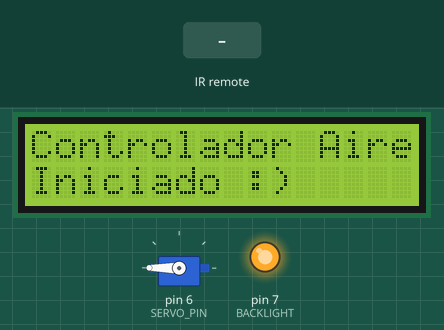
Simulated run of this sketch. Board: Arduino Uno, built with avr-gcc and run on an emulated ATmega328P. Shown: 16×2 character LCD, servo, output pins drawn as LEDs (lit = HIGH). Inputs (shaded band) come from the test bench. What the sketch prints to the serial monitor is not drawn.

Above: at 2.1 s.
At 4.2 s:
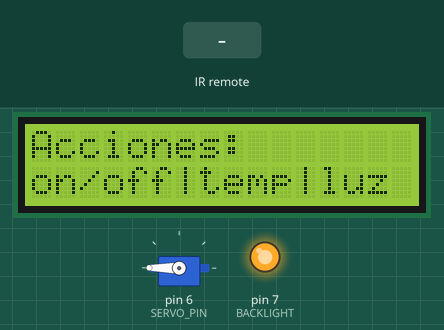
4.3 s: infrared code 0x45 received
At 4.9 s:
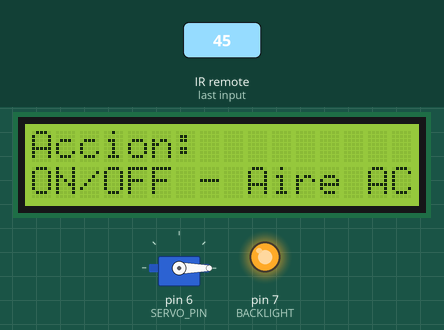
7.3 s: infrared code 0x16 received
At 8.2 s:
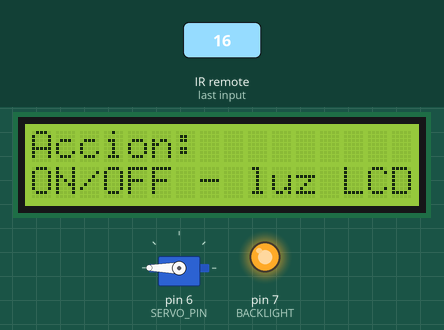
9.9 s: infrared code 0x47 received
At 11.5 s:
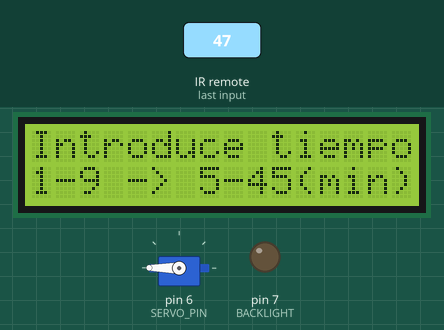
Timing chart, 0 to 13.0 s (numbered marks = the images above; inputs shaded):
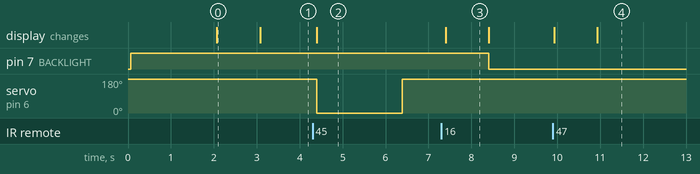

The sketch:

Controlador_aire.ino
```cpp
#include <Arduino.h>
#include <LiquidCrystal.h>
#include <IRremote.hpp>
#include <Servo.h>
#include <avr/sleep.h>


// Definiciones de pines
/*LCD*/
#define RS 8
#define EN 9
#define D4 10
#define D5 11
#define D6 12
#define D7 13
#define BACKLIGHT 7

/*Presests*/
#define CINCO_MINUTOS 12
#define DIEZ_MINUTOS 24
#define QUINCE_MINUTOS 94
#define VEINTE_MINUTOS 8
#define VEINTICINCO_MINUTOS 28
#define TREINTA_MINUTOS 90
#define TREINTA_Y_CINCO_MINUTOS 66
#define CUARENTA_MINUTOS 82
#define CUARENTA_Y_CINCO_MINUTOS 74
#define MULTIPLOS_5 25

/*IR*/
#define IR_PIN 14

/*Servo*/
#define SERVO_PIN 6

// Variables globales
LiquidCrystal lcd(RS, EN, D4, D5, D6, D7);
Servo motor;
int lectura = 0; // se mantine el valor de la última lectura y se inicializa apagado
bool luzTrasera = true;

void setup()
{

  // Inicializacion del puerto serie
  Serial.begin(9600);

  // Inicializacion del LCD
  lcd.begin(16, 2);
  lcd.print("Controlador Aire");
  lcd.setCursor(0, 1);
  lcd.print("Iniciando...");
  pinMode(BACKLIGHT, OUTPUT);
  digitalWrite(BACKLIGHT, luzTrasera);
  // Inicializacion del mando infrarrojos
  IrReceiver.begin(IR_PIN);
  pinMode(IR_PIN, INPUT);

  // Inicializacion del servo
  motor.attach(SERVO_PIN);
  motor.write(255);
  delay(1000);
  motor.detach();
  delay(1000);

  lcd.clear();
  lcd.print("Controlador Aire");
  lcd.setCursor(0, 1);
  lcd.print("Iniciado :)");
  delay(1000);
}

void loop()
{

  // put your main code here, to run repeatedly:
  if (haPasadoTiempoDesdeUltimaInvocacion(100, 0) && !motor.attached())
  {
    leerIR();
    lcd.clear();
    lcd.print("Acciones:");
    lcd.setCursor(0, 1);
    lcd.print("on/off|temp|luz");
  }
}

// Funcion que se encarga de comprobar si ha pasado un tiempo determinado desde la última invocación que se reutiliza con diferentes ids
int haPasadoTiempoDesdeUltimaInvocacion(unsigned long int tiempo, int id)
{
  static unsigned long int tiempoUltimaInvocacion[] = {0, 0, 0, 0}; // Array para almacenar el tiempo de la última invocación para cada id
  if (millis() - tiempoUltimaInvocacion[id] > tiempo)
  {
    tiempoUltimaInvocacion[id] = millis();
    return 1;
  }
  return 0;
}

int leerIR()
{
  if (IrReceiver.decode() > 0)
  {                                             // Sólo se hace algo si hay entrada en el receptor IR
    lectura = IrReceiver.decodedIRData.command; // Se lee el comando, entendemos que cualquier mando nos puede manejar
    // Si el protocolo es conocido
    Serial.print("El comando recibido en DEC es: ");
    Serial.println(lectura, DEC);
    manejarDispostivo(lectura);

    IrReceiver.resume(); // Se reinicia el receptor IR para la siguiente lectura
  }
  return lectura;
}

void manejarDispostivo(int comando)
{
  switch (comando)
  {
  case 69: // Encender y apagar
    lcd.clear();
    lcd.print("Accion:");
    lcd.setCursor(0, 1);
    lcd.print("ON/OFF - Aire AC");
    motor.attach(SERVO_PIN);
    motor.write(0);
    delay(2000);
    motor.write(255);
    delay(1000);
    motor.detach();
    break;
  case 71: // Poner temporizador
  case 13:
    lcd.clear();
    lcd.print("Accion:");
    lcd.setCursor(0, 1);
    lcd.print("Temp. de ON/OFF");
    delay(1000);
    introducirTiempo();
    break;
  case 22:
    lcd.clear();
    lcd.print("Accion:");
    lcd.setCursor(0, 1);
    lcd.print("ON/OFF - luz LCD");
    delay(1000);
    luzTrasera = !luzTrasera;
    digitalWrite(BACKLIGHT, luzTrasera);
    break;
  default:
    lcd.clear();
    lcd.print("Boton no");
    lcd.setCursor(0, 1);
    lcd.print("reconocido");
    break;
  }
}

void introducirTiempo()
{

  int arrayValores[] = {5, 10, 15, 20, 25, 30, 35, 40, 45};
  int arrayPresets[] = {CINCO_MINUTOS, DIEZ_MINUTOS, QUINCE_MINUTOS, VEINTE_MINUTOS, VEINTICINCO_MINUTOS, TREINTA_MINUTOS, TREINTA_Y_CINCO_MINUTOS, CUARENTA_MINUTOS, CUARENTA_Y_CINCO_MINUTOS};

  lcd.clear();
  lcd.print("Introduce tiempo");
  lcd.setCursor(0, 1);
  lcd.print("1-9 -> 5-45(min)");
  static int tiempo = -1;
  delay(500);

  while (tiempo == -1)
  {

    if (haPasadoTiempoDesdeUltimaInvocacion(200, 2))
    {
      int lecturaAux = 0;
      if (IrReceiver.decode() > 0)
      { // Sólo se hace algo si hay entrada en el receptor IR
        lecturaAux = IrReceiver.decodedIRData.command;
        Serial.print("El TIEMPO recibido en DEC es: ");
        Serial.println(lecturaAux, DEC);
        IrReceiver.resume(); // Se reinicia el receptor IR para la siguiente lectura
      }
      for (int i = 0; i < 9; i++)
      {
        if (lecturaAux == arrayPresets[i])
        {
          tiempo = arrayValores[i];
          break;
        }
      }

      if (lecturaAux == 25){
        tiempo = mandoB();
      }

      if (lecturaAux == 7)
      {
        tiempo = -1;
        lcd.clear();
        lcd.print("Temp. cancelado");
        lectura = 0;
        delay(500);
        lcd.clear();
        lcd.print("Volviendo al");
        lcd.setCursor(0, 1);
        lcd.print("menu principal");
        return;
      }
    }
  }

  while (tiempo >= 0)
  {
    // Si ha pasado un minuto
    if (haPasadoTiempoDesdeUltimaInvocacion(60000, 1))
    {
      tiempo--;
    }

    // Si ha pasado un segundo
    if (haPasadoTiempoDesdeUltimaInvocacion(1000, 3))
    {
      if (tiempo == 0)
      {
        motor.attach(SERVO_PIN);
        motor.write(0);
        delay(2000);
        motor.write(255);
        delay(1000);
        motor.detach();
        lcd.clear();
        lcd.print("Temp. finalizado");
        break;
      }
      else
      {
        lcd.clear();
        lcd.setCursor(0, 0);
        lcd.print("Temp. activado");
        lcd.setCursor(0, 1);
        lcd.print("T. rest.: ");
        lcd.print(tiempo);
        lcd.print("min");
      }
    }
  }
}

int mandoB(){
  // Calcula un multiplo de 5, por cada vez que se pulsa el boton (SEÑAL IR 25)
  int lecturaAux = 0;
  static int contador = 0;
  lcd.clear();
  lcd.print("Pulsa para");
  lcd.setCursor(0, 1);
  lcd.print("sumar 5 minutos");
  delay(500);

  // Lee hasta que se pulsa el boton de confirmar (SEÑAL IR 28) y envuleve el numero hasta 45 minutos
  // Una vez se llega a 45 minutos, se resetea el contador
  // Una vez se pulsa el de confirmar, se sale de la funcion y retorna el valor del contador

  while (lecturaAux != 28)
  {
    lecturaAux = 0;
    if (IrReceiver.decode() > 0)
    { // Sólo se hace algo si hay entrada en el receptor IR
      lecturaAux = IrReceiver.decodedIRData.command;
      Serial.print("El TIEMPO recibido en DEC es: ");
      Serial.println(lecturaAux, DEC);
      IrReceiver.resume(); // Se reinicia el receptor IR para la siguiente lectura
    }

    if (lecturaAux == 25)
    {
      contador += 5;
      if (contador > 45)
      {
        contador = 0;
      }
      lcd.clear();
      lcd.print("Temporizador de");
      lcd.setCursor(0, 1);
      lcd.print(contador);
      lcd.print(" minutos");
    }
    delay(500);
  }

  return contador;

}
```

Measured:
- after the input at 4.3 s, servo on pin 6 (SERVO_PIN): 180° → 0° after 0.09 s, → 180° 2.0 s later; the display: changes after 0.09 s (image 2)
- after the input at 7.3 s, pin 7 (BACKLIGHT): HIGH → LOW after 1.1 s; the display: first differs from a run without the input after 0.10 s (image 3)
- after the input at 9.9 s, the display: first changes at once (image 4 shows a later state)
- what the display in image 0 shows lasts 1.0 s, from 2.1 s to 3.1 s
